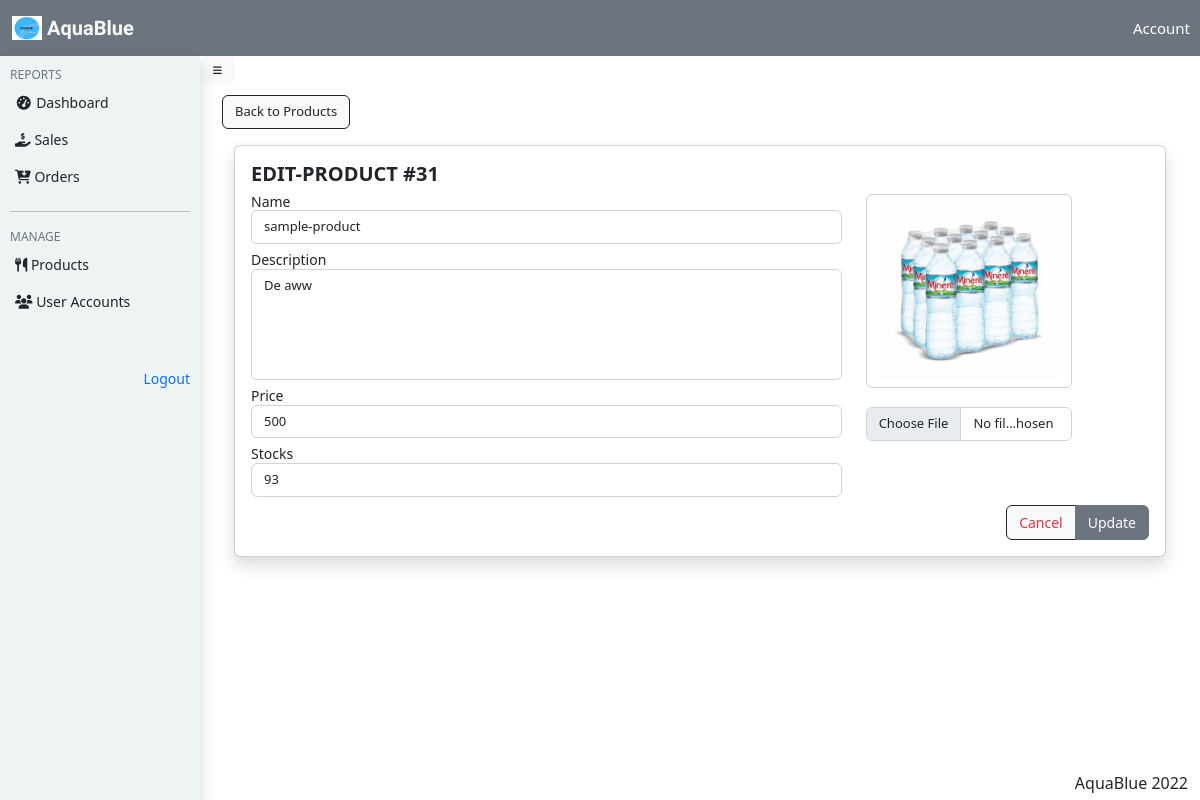
The page /admin/edit_product.php?edit&id=31 on the database its author committed.
### tables this page shows
CREATE TABLE `product` (
  `prod_id` int(11) NOT NULL,
  `name` varchar(50) NOT NULL,
  `description` varchar(50) NOT NULL,
  `cat_id` int(11) NOT NULL,
  `price` float NOT NULL,
  `datecreated` datetime NOT NULL,
  `stocks` int(11) NOT NULL,
  `photo` text NOT NULL
);

### includes/Product.php (called while the page is built, shortened)
<?php
class Product {
    public function selectproduct($con,$prodid){
        $query = "Select * from product where prod_id = '$prodid' ";
        $result = mysqli_query($con,$query);
        if($result -> num_rows > 0){
            return $result;
        }else {
            return false;
        }
    }
    public function Viewproduct_photo($con,$prodid){
        $query = "Select photo from product where prod_id = '$prodid' ";
        $result = mysqli_query($con,$query);
        if($result -> num_rows > 0){
            return $result;
        }else {
            return false;
        }
    }
}

### admin/edit_product.php (the view, shortened to what this page needs)
<?php
include_once('../includes/Product.php');
include '../connection/connect.php';
$product = new Product();
?>
<!DOCTYPE html>
<html lang="en">
<?php $admin=1; include_once("../components/headers.php") ?>
<body>
<nav class="navbar bg-secondary">
  <div class="container-fluid">
    <a class="navbar-brand text-light" href="#" style=" font-family: 'Syncopate', sans-serif;font-weight:bold">
      <img src="../assets/image_assets/AquaBlue.jpeg" alt="" width="30" height="24" class="d-inline-block align-text-top">
      AquaBlue
    </a>
  </div>
  <a href="myaccount.php" id="myacc" >Account</a>
</nav>
<?php include 'components/sidebar.php'; ?>
  <section class="main">
  <button class="btn btn-light text-dark" id="slideleft" style="font-size: 10px;"><i class="fas fa-bars"></i></button>
      <div class="main_contents">
         <div class="container " >
            <a href="products.php" class="btn btn-light text-dark border-dark" style="font-size:13px">Back to Products</a>
            <br>
          <?php
          if(isset($_GET['edit'])){
            $id = $_GET['id'];
            $fetchproduct = $product ->selectproduct($con,$id);
           foreach($fetchproduct as $row){
            $pid = $row['prod_id'];
            $fetchphoto = $product -> Viewproduct_photo($con,$pid);
            foreach ($fetchphoto as $sp) {
                $photo = $sp['photo'];
                if($photo == ''){
                  $src = '../assets/image_assets/noimage.jpg';
                }else {
                  $src = '../assets/product_images/'.$photo;
                }
            }
                ?>
                <form action="../action/edit.php" method="post" enctype="multipart/form-data">
                <div class="container">
                    <div class="card mt-3 shadow">
                        <div class="card-body">
                        <h5 style="font-weight: bolder;">EDIT-PRODUCT #<?php echo $row['prod_id']?></h5>
                            <div class="row">
                                <div class="col-md-8">
                            <h6 style="font-size:14px">
                            Name
                    <input type="text" class="form-control mb-2" style="font-size:13px" name="name" value ="<?php echo $row['name']?>">
                    Description
                    <textarea name="description" class="form-control mb-2" style="font-size:13px;resize:none" id="" cols="30" rows="5"><?php echo $row['description']?></textarea>
                   Price
                    <input type="text" class="form-control mb-2" style="font-size:13px" name="price" value ="<?php echo $row['price']?>">
                   Stocks
                   <input type="text" class="form-control mb-2" style="font-size:13px" name="stocks" value ="<?php echo $row['stocks']?>">
                            </h6>
                                </div>
                                <div class="col-md-3">
                                <h6 style="text-align:center" class="mb-5">
                                <img src="<?php echo $src?>" alt="" class="img-thumbnail form-control" >
                                <br>
                                <input type="file" name="photo" style="font-size:13px" accept="image/*" class="form-control">
                                </h6>
                                </div>
                            </div>
                          <div class="btn-group" style="float:right">
                         <a href="products.php" class="btn btn-light text-danger border-dark" style="font-size:14px;margin:right:5px">Cancel</a>
                         <button type="submit" name="updateproduct" class="btn btn-secondary" style="font-size:14px;">Update</button>
                         </div>
                        </div>
                    </div>
                </div>
                </form>
                <?php
           }
          }else {
              ?>
                <h6 style="text-align:center">
            <img src="https://blog.magezon.com/wp-content/uploads/2021/08/404-Page-Not-Found-Errors.jpg" alt="" class="form-control">
                </h6>
              <?php
          }
          ?>
        </div>
      </div>
  </section>
<footer>
    AquaBlue 2022
 </footer>
<link rel="stylesheet" href="../DataTables/datatables.css">
</body>
</html>

### rows shown on the page
product: prod_id "31", name "sample-product", description "De aww", price "500", stocks "93", photo (picture)
